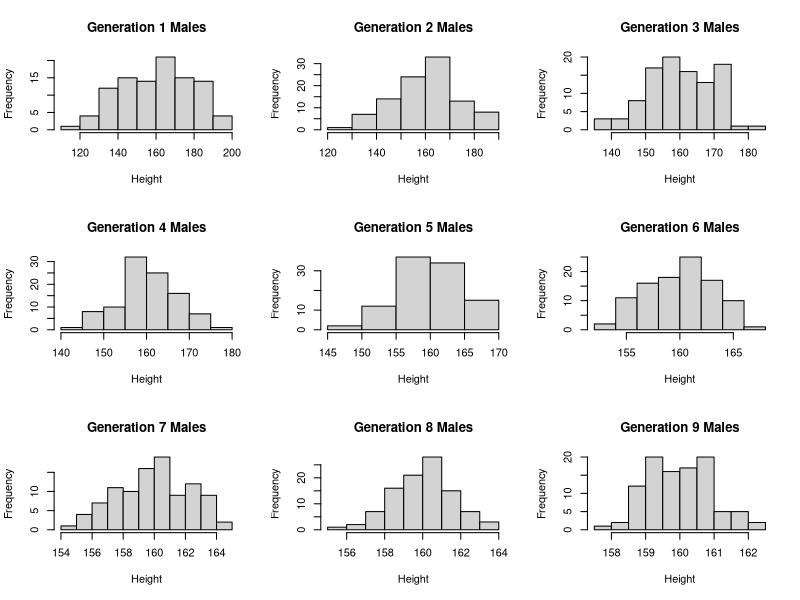
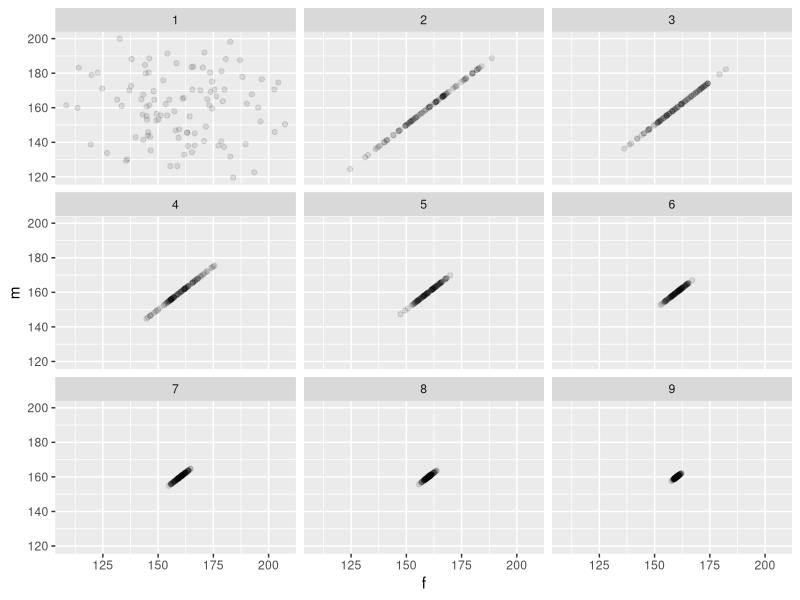
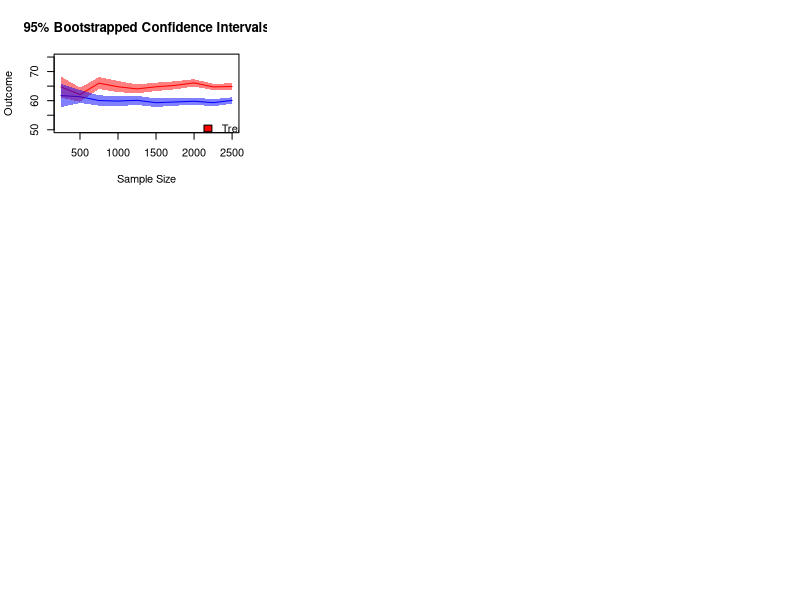
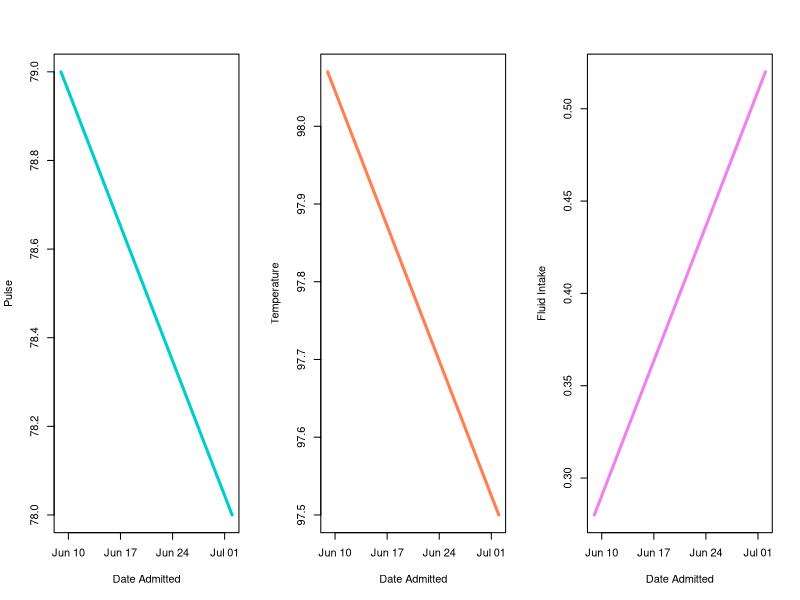

Generate these figures, in order, with R:
## ---- chunk 1
pop <- data.frame(m = rnorm(100, 160, 20), f = rnorm(100, 160, 20))
## ---- chunk 2
next_gen <- function(pop) {
    pop$m <- sample(pop$m)
    pop$m <- rowMeans(pop)
    pop$f <- pop$m
    pop
}
## ---- chunk 3
par(mfrow=c(3,3))
gen.1 <- pop
hist(gen.1$m,main="Generation 1 Males",xlab="Height")
gen.2 <- next_gen(gen.1)
hist(gen.2$m,main="Generation 2 Males",xlab="Height")
gen.3 <- next_gen(gen.2)
hist(gen.3$m,main="Generation 3 Males",xlab="Height")
gen.4 <- next_gen(gen.3)
hist(gen.4$m,main="Generation 4 Males",xlab="Height")
gen.5 <- next_gen(gen.4)
hist(gen.5$m,main="Generation 5 Males",xlab="Height")
gen.6 <- next_gen(gen.5)
hist(gen.6$m,main="Generation 6 Males",xlab="Height")
gen.7 <- next_gen(gen.6)
hist(gen.7$m,main="Generation 7 Males",xlab="Height")
gen.8 <- next_gen(gen.7)
hist(gen.8$m,main="Generation 8 Males",xlab="Height")
gen.9 <- next_gen(gen.8)
hist(gen.9$m,main="Generation 9 Males",xlab="Height")
## ---- chunk 4
library(ggplot2)
gen.males <- data.frame(rbind(gen.1,gen.2,gen.3,gen.4,gen.5,gen.6,gen.7,gen.8,gen.9))
gen.males <- cbind(id=c(rep(1,nrow(gen.1)),rep(2,nrow(gen.2)),rep(3,nrow(gen.3)),rep(4,nrow(gen.4)),
                        rep(5,nrow(gen.5)),rep(6,nrow(gen.6)),rep(7,nrow(gen.7)),rep(8,nrow(gen.8)),
                        rep(9,nrow(gen.9))),gen.males) #add column with generation id
ggplot(data=gen.males) + geom_point(mapping=aes(x=f,y=m),alpha=1/10) + facet_wrap(~id)
## ---- chunk 5
set.seed(19875) #thanks to Josh for helping me find a seed that overlapped 
run.experiment <- function(sample.size)
{
  treatment <- sample(x = seq(0,1),size = sample.size, replace=TRUE)
  outcome <- rnorm(sample.size, 60,20)
  study.design <- data.frame(cbind(treatment,outcome))
  study.design[study.design[,1]==1,2] <- study.design[study.design[,1]==1,2]+5
  return(study.design)
}

create.bootstrap <- function(sample.size, simulations=1000, group)
{
  group.means <- vector()
  ids <- seq(1,sample.size)
  gen.data <- run.experiment(sample.size)
  gen.data <- cbind(ids,gen.data)
  for (i in 1:simulations)
  {
    #resample from the data
    resample.data <- gen.data[sample(x=ids,size=sample.size,replace=TRUE),]
    #take mean of bootstrap
    group.means[i] <-  mean(subset(resample.data,treatment==group)$outcome) 
  }
  return(data.frame(cbind(treatment=group,sample.size=sample.size,mean=mean(group.means),
                          lower.bound=quantile(group.means,0.025),
                          upper.bound=quantile(group.means,0.975))))
}
## ---- chunk 6
sample.sizes <- seq(from=250,to=2500,by=250)
bootstraps.treatment <- sapply(sample.sizes,create.bootstrap,1000,1)
bootstraps.treatment <- data.frame(t(bootstraps.treatment))
bootstraps.control <- sapply(sample.sizes,create.bootstrap,1000,0)
bootstraps.control <- data.frame(t(bootstraps.control))
bootstraps <- rbind(bootstraps.treatment,bootstraps.control)
## ---- chunk 7
#all credit to Cole for this function
makeTransparent = function(..., alpha=0.5) {
  if(alpha<0 | alpha>1) stop("alpha must be between 0 and 1")
  alpha = floor(255*alpha)  
  newColor = col2rgb(col=unlist(list(...)), alpha=FALSE)
  .makeTransparent = function(col, alpha) {
    rgb(red=col[1], green=col[2], blue=col[3], alpha=alpha, maxColorValue=255)
  }
  newColor = apply(newColor, 2, .makeTransparent, alpha=alpha)
  return(newColor)
}

plot(bootstraps.treatment$sample.size,bootstraps.treatment$mean,type="l",col="red",ylim=c(50,75),
     xlab="Sample Size", ylab="Outcome", main="95% Bootstrapped Confidence Intervals")
lines(bootstraps.control$sample.size,bootstraps.control$mean,type="l",col="blue")
polygon(x=c(seq(250, 2500, by=250),rev(seq(250, 2500, by=250))),
        y=c(bootstraps.treatment$upper.bound,rev(bootstraps.treatment$lower.bound)), border=NA,   
        col=makeTransparent("red",alpha=0.5))
polygon(x=c(seq(250, 2500, by=250),rev(seq(250, 2500, by=250))),
        y=c(bootstraps.control$upper.bound,rev(bootstraps.control$lower.bound)), border=NA,   
        col=makeTransparent("blue",alpha=0.5))
legend(x = 2000, y = 55, legend = c("Treatment","Control"), fill = c("red","blue"), bty = "n")
## ---- chunk 8
makePatient <- function() {
  vowel <- grep("[aeiou]", letters)
  cons <- grep("[^aeiou]", letters)
  name <- paste(sample(LETTERS[cons], 1), sample(letters[vowel], 1), sample(letters[cons], 1), sep='')
  gender <- factor(sample(0:1, 1), levels=0:1, labels=c('female','male'))
  dob <- as.Date(sample(7500, 1), origin="1970-01-01")
  n <- sample(6, 1)
  doa <- as.Date(sample(1500, n), origin="2010-01-01")
  pulse <- round(rnorm(n, 80, 10))
  temp <- round(rnorm(n, 98.4, 0.3), 2)
  fluid <- round(runif(n), 2)
  list(name=name, gender=gender, date_of_birth=dob, date_of_admission=doa, pulse=pulse, temperature=temp, fluid_intake=fluid)
}
## ---- chunk 9
set.seed(8)
john.doe <- makePatient() #create a patient
class(john.doe)
class(john.doe) <- "medicalRecord" #set class to medicalRecord
john.doe
class(john.doe) #tada!
## ---- chunk 10
mean.medicalRecord <- function(patient)
{
  cat(sprintf("name: %s\navg pulse: %s\navg temperature: %s\navg fluid intake: %s \n", 
              patient$name, round(mean(unlist(patient$pulse)),2), round(mean(unlist(patient$temperature)),2), round(mean(unlist(patient$fluid_intake)),2), "\n"))
}
mean(john.doe)

print.medicalRecord <- function(patient)
{
  cat(sprintf("name: %s\ngender: %s\ndate of birth: %s\nmeasurements: \n", patient$name, patient$gender, patient$date_of_birth, "\n"))  
  measurements <- data.frame(date_of_admission=patient$date_of_admission,pulse=patient$pulse,temperature=patient$temperature,fluid_intake=patient$fluid_intake)
  measurements <- measurements[order(measurements$date_of_admission),] #order by date admitted
  print(measurements)
}

print(john.doe)

get.measurements <- function(patient)
{
  measurements <- data.frame(date_of_admission=patient$date_of_admission,pulse=patient$pulse,temperature=patient$temperature,fluid_intake=patient$fluid_intake)
  measurements <- measurements[order(measurements$date_of_admission),] #order by date admitted
  return(measurements)
}

plot.medicalRecord <- function(patient)
{
  par(mfrow=c(1,3))
  patient <- get.measurements(patient)
  plot(patient$date_of_admission, patient$pulse, lwd=3, type="l", xlab="Date Admitted", ylab="Pulse", col="cyan3")
  plot(patient$date_of_admission, patient$temperature, lwd=3, type="l", xlab="Date Admitted", ylab="Temperature", col="coral")
  plot(patient$date_of_admission, patient$fluid_intake, lwd=3, type="l", xlab="Date Admitted", ylab="Fluid Intake", col="violet")
}

plot(john.doe)
## ---- chunk 11
set.seed(8)

makeCohort <- function(cohort.size)
{
  cohort <- vector("list",cohort.size)
  for (i in 1:cohort.size)
  {
    newPatient <- makePatient() #generate new patient
    class(newPatient) <- c("medicalRecord") 
    cohort[[i]] <- newPatient
  }
  class(cohort) <- c("cohort","medicalRecord")
  return(cohort)
}

mycohort <- makeCohort(10) #create a cohort of ten patients

print.cohort <- function(cohort)
{
  for (i in 1:length(cohort))
  {
    print.medicalRecord(cohort[[i]])
  }
}

print(mycohort)

mean.cohort <- function(cohort)
{
  for (i in 1:length(cohort))
  {
    mean.medicalRecord(cohort[[i]])
  }  
}

mean(mycohort)
